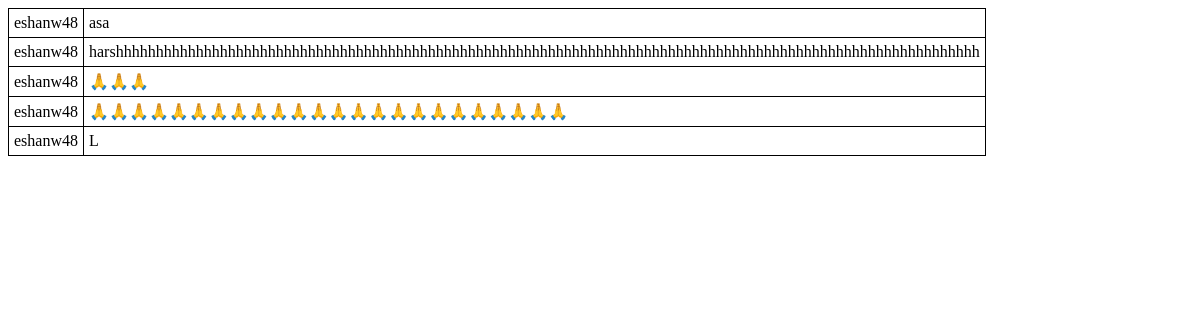
The page /comment1.php (signed in) on the database its author committed.
### tables this page shows
CREATE TABLE IF NOT EXISTS `comment1` (
  `ID` int(11) NOT NULL AUTO_INCREMENT,
  `NAME` varchar(10) NOT NULL,
  `COMMENT` text NOT NULL,
  PRIMARY KEY (`ID`)
);

### comment1.php (the view, shortened to what this page needs)
</head>
<table>
<?php
$query = "SELECT NAME, COMMENT FROM comment1";
$result = mysqli_query($GLOBALS['con'], $query);
?>
<?php
while($row = mysqli_fetch_assoc($result))
	echo "<tr><td>".$row["NAME"]."</td><td>".$row["COMMENT"]."</td></tr>";
?>
</table>

### comment1.php (style rules this page uses)
table, th, td { border: 1px solid black; border-collapse: collapse; }
th, td { padding: 5px; }

### rows shown on the page
comment1: NAME "eshanw48", COMMENT "asa"
comment1: NAME "eshanw48", COMMENT "harshhhhhhhhhhhhhhhhhhhhhhhhhhhhhhhhhhhhhhhhhhhhhhhhhhhhhhhhhhhhhhhhhhhhhhhhhhhhhhhhhhhhhhhhhhhhhhhhhhhhhhhhhhhh"
comment1: NAME "eshanw48", COMMENT "🙏🙏🙏"
comment1: NAME "eshanw48", COMMENT "🙏🙏🙏🙏🙏🙏🙏🙏🙏🙏🙏🙏🙏🙏🙏🙏🙏🙏🙏🙏🙏🙏🙏🙏"
comment1: NAME "eshanw48", COMMENT "L"
